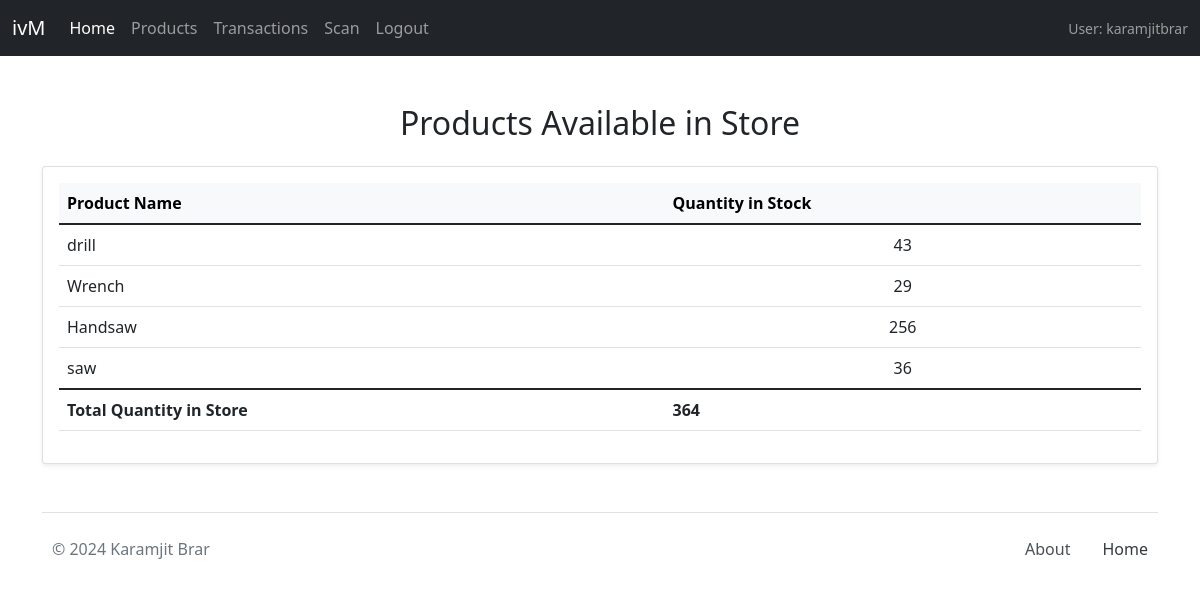
The app's page /products/ (signed in), older data.
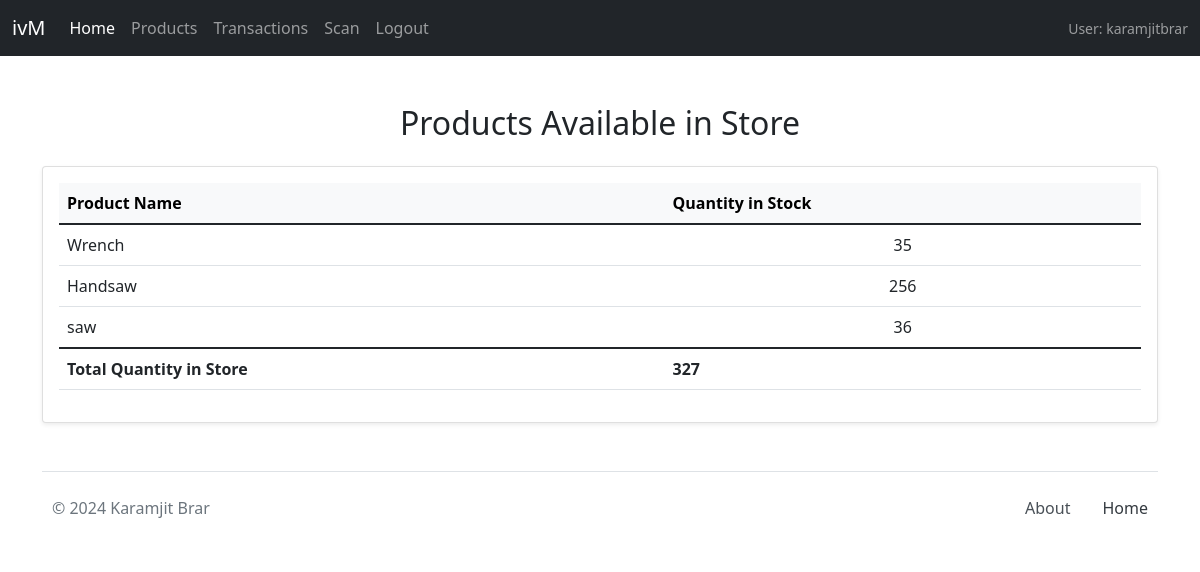
The same page, newer data.
### mainApp/models.py (models this page shows, shortened)
class Product(models.Model):
    name = models.CharField(max_length=200)
    quantity =  models.IntegerField()
    img = models.CharField(max_length=2000)
    barcode = models.CharField(max_length=100, unique=True, null=True, blank=True, default='default_barcode_value')  # Unique barcode for each product

### mainApp/views.py (the view)
# urls.py: path('products/', views.products, name='products'),
@login_required
def products(request):
    Product_list = Product.objects.all()
    tot = 0
    for Producty in Product_list:
        tot = tot + Producty.quantity
    return render(request, 'products.html',
    {'Products' : Product_list, 'tot' : tot})

### templates/products.html (shortened to what this page needs)
{% extends 'base.html' %}
{% block body %}
<div class="container my-5">
    <h2 class="text-center mb-4">Products Available in Store</h2>
    <div class="card shadow-sm mb-4">
        <div class="card-body">
            <table class="table table-hover">
                <thead class="table-light">
                    <tr>
                        <th scope="col">Product Name</th>
                        <th scope="col">Quantity in Stock</th>
                    </tr>
                </thead>
                <tbody>
                    {% for product in Products %}
                    <tr>
                        <td class="align-middle">
                            <a href="/products/{{ product.id }}/" class="text-decoration-none text-dark w-100 d-block">
                                {{ product.name }}
                            </a>
                        </td>
                        <td class="align-middle text-center">
                            {{ product.quantity }}
                        </td>
                    </tr>
                    {% endfor %}
                </tbody>
                <tfoot>
                    <tr>
                        <td><strong>Total Quantity in Store</strong></td>
                        <td><strong class="text-center">{{ tot }}</strong></td>
                    </tr>
                </tfoot>
            </table>
        </div>
    </div>
</div>
{% endblock body %}

Row changes from the older to the newer data that the page shows:
removed Product: name "drill", quantity "43"
changed Product "Wrench": quantity "29" → "35"
Text that changed along with them:
{{ tot }}: "364" → "327"
